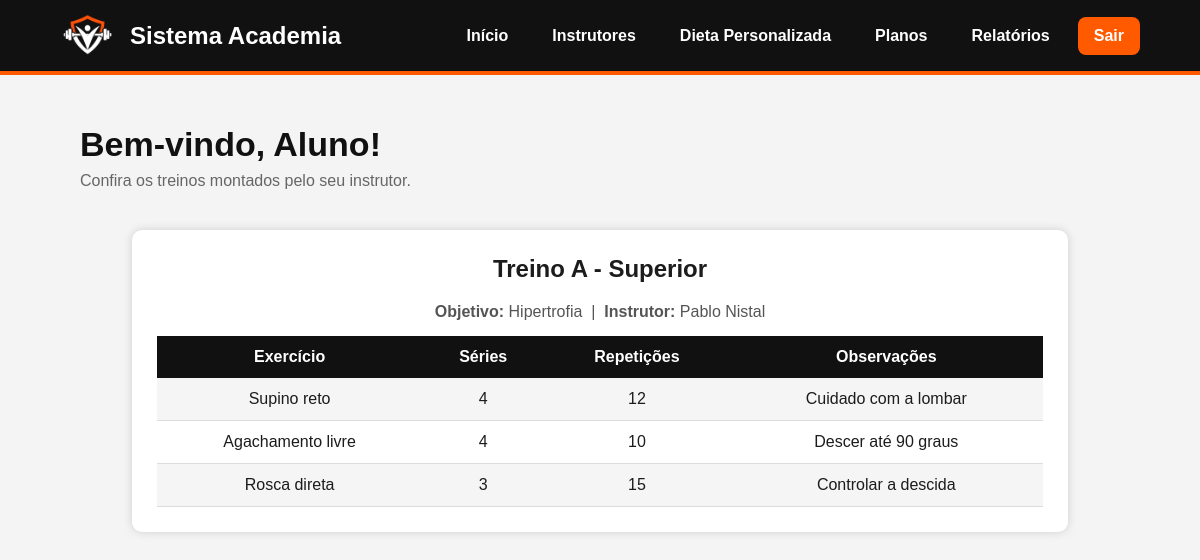
/treinos.php (signed in), run on the app's committed database.
### tables this page shows
CREATE TABLE treinos (
    id_treino INT AUTO_INCREMENT PRIMARY KEY,
    id_aluno INT NOT NULL,
    id_instrutor INT NOT NULL,
    nome VARCHAR(100),
    objetivo VARCHAR(150),

    FOREIGN KEY (id_aluno)
        REFERENCES alunos(id_aluno),

    FOREIGN KEY (id_instrutor)
        REFERENCES instrutores(id_instrutor)
);

CREATE TABLE usuarios (
    id_usuario INT AUTO_INCREMENT PRIMARY KEY,
    nome VARCHAR(100) NOT NULL,
    email VARCHAR(100) NOT NULL UNIQUE,
    senha VARCHAR(32) NOT NULL,
    tipo_usuario VARCHAR(20) DEFAULT 'aluno'
);

CREATE TABLE exercicios (
    id_exercicio INT AUTO_INCREMENT PRIMARY KEY,
    nome_exercicio VARCHAR(100),
    series INT,
    repeticoes INT,
    descricao TEXT
);

### treinos.php (the view, shortened to what this page needs)
<?php
include "conexao.php";
$nome = $_SESSION['nome'];
$id_usuario = $_SESSION['id_usuario'];
$sqlAluno = mysqli_query($conn, "SELECT id_aluno FROM alunos WHERE id_usuario=$id_usuario");
$alunoRow = mysqli_fetch_assoc($sqlAluno);
$treinos = [];
if ($alunoRow) {
    $id_aluno = $alunoRow['id_aluno'];
    $sqlTreinos = mysqli_query($conn, "
        SELECT t.id_treino, t.nome AS nome_treino, t.objetivo, u.nome AS instrutor
        FROM treinos t
        INNER JOIN instrutores i ON t.id_instrutor = i.id_instrutor
        INNER JOIN usuarios u ON i.id_usuario = u.id_usuario
        WHERE t.id_aluno = $id_aluno
        ORDER BY t.id_treino DESC
    ");
    while ($treino = mysqli_fetch_assoc($sqlTreinos)) {
        $sqlExercicios = mysqli_query($conn, "
            SELECT e.nome_exercicio, e.series, e.repeticoes, e.descricao
            FROM treino_exercicios te
            INNER JOIN exercicios e ON te.id_exercicio = e.id_exercicio
            WHERE te.id_treino = " . $treino['id_treino']
        );
        $exercicios = [];
        while ($ex = mysqli_fetch_assoc($sqlExercicios)) {
            $exercicios[] = $ex;
        }
        $treino['exercicios'] = $exercicios;
        $treinos[] = $treino;
    }
}
?>
<!DOCTYPE html>
<html lang="pt-BR">
<head>
    <link rel="stylesheet" href="css/style.css">
    <link rel="stylesheet" href="css/navbar.css">
    <link rel="stylesheet" href="css/relatorio.css">
</head>
<body>
<header>
    <div class="logo-area">
        <img src="imagens/logobranco.png" alt="Logo">
        <h2>Sistema Academia</h2>
    </div>
    <nav class="navbar">
        <a href="index.php">Início</a>
        <a href="professores.php">Instrutores</a>
        <a href="imc.php">Dieta Personalizada</a>
        <a href="planos.php">Planos</a>
        <a href="relatorio.php">Relatórios</a>
        <a href="sair.php" class="sair">Sair</a>
    </nav>
</header>
<main>
    <section class="boas-vindas">
        <h1>Bem-vindo, <?php echo $nome; ?>!</h1>
        <p>Confira os treinos montados pelo seu instrutor.</p>
    </section>
    <?php if (!$alunoRow): ?>
        <section class="relatorio">
            <p>Essa página é exclusiva para alunos. Nenhum cadastro de aluno foi encontrado para o seu usuário.</p>
        </section>
    <?php elseif (count($treinos) === 0): ?>
        <section class="relatorio">
            <p>Você ainda não possui nenhum treino cadastrado. Fale com um instrutor!</p>
        </section>
    <?php else: ?>
        <?php foreach ($treinos as $treino): ?>
        <section class="relatorio">
            <h2><?= htmlspecialchars($treino['nome_treino']) ?></h2>
            <p style="text-align:center; margin-bottom:15px; color:#555;">
                <strong>Objetivo:</strong> <?= htmlspecialchars($treino['objetivo']) ?>
                &nbsp;|&nbsp;
                <strong>Instrutor:</strong> <?= htmlspecialchars($treino['instrutor']) ?>
            </p>
            <table>
                <tr>
                    <th>Exercício</th>
                    <th>Séries</th>
                    <th>Repetições</th>
                    <th>Observações</th>
                </tr>
                <?php if (count($treino['exercicios']) === 0): ?>
                    <tr>
                        <td colspan="4">Nenhum exercício adicionado a este treino ainda.</td>
                    </tr>
                <?php else: ?>
                    <?php foreach ($treino['exercicios'] as $ex): ?>
                        <tr>
                            <td><?= htmlspecialchars($ex['nome_exercicio']) ?></td>
                            <td><?= htmlspecialchars($ex['series']) ?></td>
                            <td><?= htmlspecialchars($ex['repeticoes']) ?></td>
                            <td><?= htmlspecialchars($ex['descricao']) ?></td>
                        </tr>
                    <?php endforeach; ?>
                <?php endif; ?>
            </table>
        </section>
        <?php endforeach; ?>
    <?php endif; ?>
</main>
</body>
</html>

### css/style.css (style rules this page uses)
* { margin: 0; padding: 0; box-sizing: border-box; }
body { font-family: Arial, sans-serif; background: #f4f4f4; color: #1c1c1c; }
header { height: 75px; background: #111; color: white; display: flex; align-items: center; justify-content: space-between; padding: 0 60px; border-bottom: 4px solid #ff5a00; }
.logo-area { display: flex; align-items: center; gap: 15px; }
.logo-area img { width: 55px; }
.logo-area h2 { font-size: 24px; }
.sair { background: #ff5a00; color: white; padding: 10px 22px; border-radius: 8px; text-decoration: none; font-weight: bold; }
main { padding: 50px 80px; }
.boas-vindas { margin-bottom: 35px; }
.boas-vindas h1 { font-size: 34px; color: #111; }
.boas-vindas p { margin-top: 8px; color: #666; }

### css/navbar.css (style rules this page uses)
header { height: 75px; background: #111; color: white; display: flex; align-items: center; justify-content: space-between; padding: 0 60px; border-bottom: 4px solid #ff5a00; }
.logo-area { display: flex; align-items: center; gap: 15px; }
.logo-area img { width: 55px; }
.logo-area h2 { font-size: 24px; }
.navbar { display: flex; align-items: center; gap: 12px; }
.navbar a { color: white; text-decoration: none; font-weight: bold; padding: 10px 16px; border-radius: 8px; transition: 0.3s; }
.navbar .sair { background: #ff5a00; }

### css/relatorio.css (style rules this page uses)
.relatorio { width:90%; margin:40px auto; background:#fff; padding:25px; border-radius:10px; box-shadow:0 0 10px rgba(0,0,0,.15); }
.relatorio h2 { margin-bottom:20px; text-align:center; }
table { width:100%; border-collapse:collapse; }
table th { background:#111; color:white; padding:12px; }
table td { padding:12px; text-align:center; border-bottom:1px solid #ddd; }
table tr:nth-child(even) { background:#f5f5f5; }

### data on the page
treinos: nome "Treino A - Superior", objetivo "Hipertrofia", usuarios.nome "Pablo Nistal"
exercicios: nome_exercicio "Supino reto", series "4", repeticoes "12", descricao "Cuidado com a lombar"
exercicios: nome_exercicio "Agachamento livre", series "4", repeticoes "10", descricao "Descer até 90 graus"
exercicios: nome_exercicio "Rosca direta", series "3", repeticoes "15", descricao "Controlar a descida"

### other printed values
$nome "Aluno"
